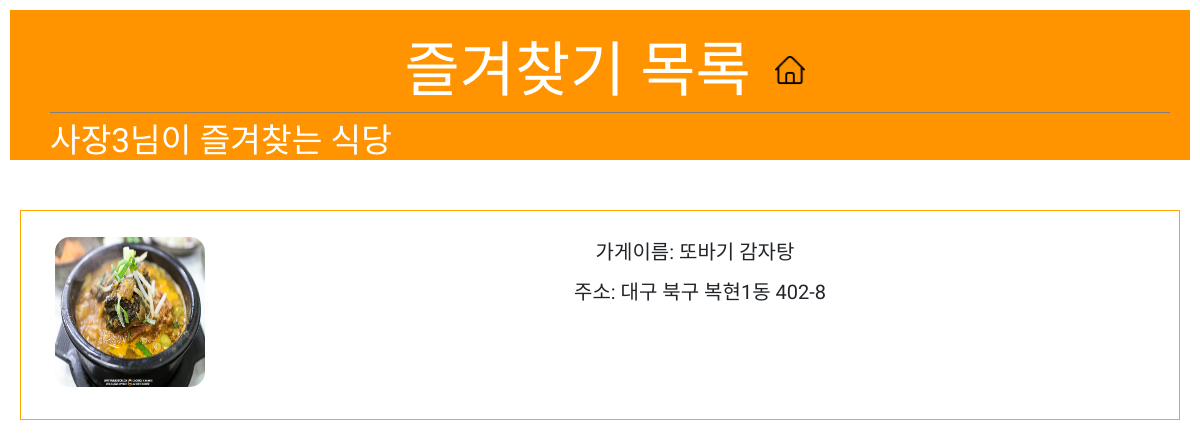
The app's page /like/ (signed in) with its own data.
### account/models.py (models this page shows)
class Profile(models.Model):
    user = models.OneToOneField(User, on_delete=models.CASCADE)
    name = models.TextField(max_length=225, blank=True)
    phonenumber = models.CharField(max_length=200, blank=True)
    user_type = models.CharField(max_length=200, blank=True, default="none")
    shop_id = models.IntegerField(default=-1)

### app1/models.py (models this page shows, shortened)
class Like(models.Model):
    shop = models.ForeignKey(Shop, on_delete=models.CASCADE, null=True) # 특정 market이 삭제되면, 그 market의 즐겨찾기 정보 제거
    user = models.ForeignKey(User, on_delete=models.CASCADE, null=True)

class Shop(models.Model):
    name=models.CharField(max_length=225)
    address=models.CharField(max_length=225)
    phone_number=models.CharField(max_length=225)
    open_time=models.TimeField()
    close_time=models.TimeField()
    category=models.CharField(max_length=225)
    description=models.TextField()
    photo=models.ImageField(upload_to='images/')
    owner=models.ForeignKey(User, on_delete=models.CASCADE, null=True)
    likes =models.ManyToManyField(
        User, # User 모델과 Shop 모델을 M : N 관계로 두겠다.
        through='Like', # Like라는 중개 모델을 통해 M : N 관계를 맺는다.
        through_fields=('shop', 'user'), # Like에 shop 속성, user 속성을 추가하겠다.
        related_name='likes' # 1 : N  관계에서 market과 연결된 comment를 가져올 때 comment_set으로 가져왔는데,
        )

### app1/views.py (the view)
# urls.py: path('like/', app1.views.like, name='like'),
def like(request):
    likes=Like.objects.select_related()
    user=request.user
    like_shop_id = list()
    like_shop_avg = list()
    for like in likes:
        print(like.shop.id)
        print(":D")
        like_shop_avg.append(avg_rating(like.shop.id))
    print(like_shop_avg)
    return render(request,'like.html', {'likes':likes, 'ratings': like_shop_avg})

### app1/views.py (called while the page is built)
def avg_rating(shop_id):
    shop=get_object_or_404(Shop,pk=shop_id)
    rating=Review.objects.filter(shop=shop)
    sum = 0
    for review in rating:
        sum += review.rating
    if(sum != 0):
        avg = round((sum / len(rating)), 1)
    else:
        avg = 0.0
    return avg

### app1/templates/like.html (shortened to what this page needs)
<!DOCTYPE html>
<html lang="en">
<head>
    {% load static %}
    <link rel="stylesheet" href="https://stackpath.bootstrapcdn.com/bootstrap/4.3.1/css/bootstrap.min.css">
    <link rel="stylesheet" href="{% static 'css/like.css'%}">
</head>
<body>
    <div class="page-header">
        <h1>즐겨찾기 목록&nbsp<a href="{% url 'home' %}"><img class="icon" src="{% static 'img/home.png' %}"></a></h1>
        <h4>{{user.profile.name}}님이 즐겨찾는 식당</h4>
    </div>
        <div class='like' align="center">
            <br>
            {% for like in likes %}
            {% if like.user == user %}
                <div style="height: 210px; padding: 6px; border:1px solid orange; float: center">
                    <a href="{% url 'restaurant' like.shop.id %}">
                        <div class = "container">
                            <div class="nav-image"><img src="{{like.shop.photo.url}}"></div></a>
                            <div class="content">
                                <div>가게이름: {{like.shop.name}}</div>
                                </div>
                                <div>주소: {{like.shop.address}}</div>
                            </div></div>
            {% endif %}
            {% endfor %}
</body>
</html>

### app1/templates/css/like.css (style rules this page uses)
.page-header { height:150px; background-color: #ff9400; margin-top: 20; padding: 20px 20px 20px 40px; }
.page-header h1 { font-family: 'Jua', sans-serif; color: #ffffff; font-size: 45pt; text-decoration: none; text-align: center; padding:5px; border-bottom: solid 1px gray; }
.page-header h4 { font-family: 'Jua', sans-serif; color: #ffffff; font-size: 25pt; text-decoration: none; text-align: left; }
body { font-size:20px; text-align: center; }
div { margin: 10px; }
.container { font-family: 'Jua', sans-serif; float: center; overflow:hidden; width: 100%; }
.nav-image img { height:150px; width: 150px; border-radius: 10%; float: left; text-align: left; margin-right: 50px; }
.like { float: center; }
.icon { width: 30px; height: 30px; margin: 0 10px 10px; }

### records on screen
Like: shop.photo (picture), shop.name "또바기 감자탕", shop.address "대구 북구 복현1동 402-8"

### other values on screen
{{ user.profile.name }} "사장3"
